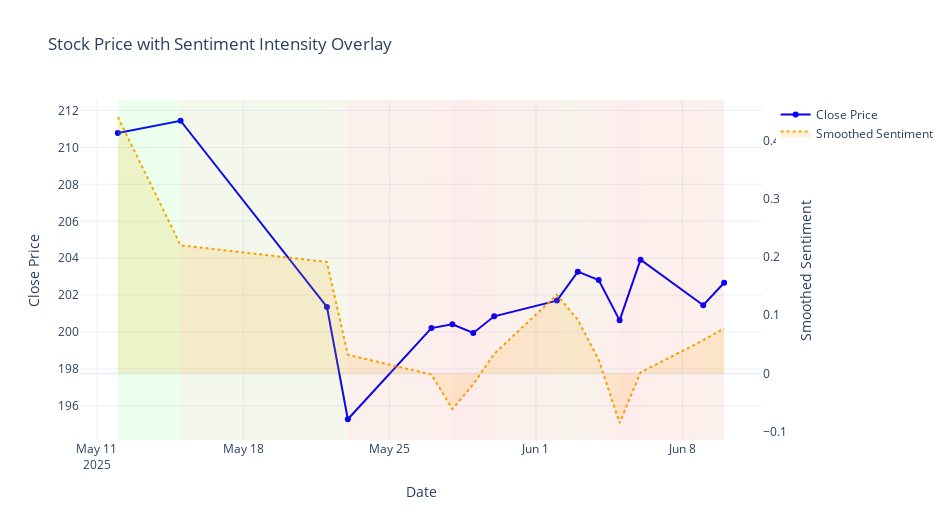

Notebook code for this chart:
### Code cell
fig = plot_gradient_sentiment_overlay(df_price)

### Figure 1 — Plotly figure (JSON) as saved in the notebook; plotly's stock layout.template omitted (floating-point values rounded to 4 significant figures)
{"data": [{"line": {"color": "blue", "width": 2}, "mode": "lines+markers", "name": "Close Price", "type": "scatter", "x": ["2025-05-12T00:00:00.000000000", "2025-05-15T00:00:00.000000000", "2025-05-22T00:00:00.000000000", "2025-05-23T00:00:00.000000000", "2025-05-27T00:00:00.000000000", "2025-05-28T00:00:00.000000000", "2025-05-29T00:00:00.000000000", "2025-05-30T00:00:00.000000000", "2025-06-02T00:00:00.000000000", "2025-06-03T00:00:00.000000000", "2025-06-04T00:00:00.000000000", "2025-06-05T00:00:00.000000000", "2025-06-06T00:00:00.000000000", "2025-06-09T00:00:00.000000000", "2025-06-10T00:00:00.000000000"], "y": [210.8, 211.4, 201.4, 195.3, 200.2, 200.4, 199.9, 200.9, 201.7, 203.3, 202.8, 200.6, 203.9, 201.4, 202.7], "yaxis": "y"}, {"fill": "tozeroy", "fillcolor": "rgba(255,165,0,0.15)", "line": {"color": "orange", "dash": "dot", "width": 2}, "mode": "lines", "name": "Smoothed Sentiment", "type": "scatter", "x": ["2025-05-12T00:00:00.000000000", "2025-05-15T00:00:00.000000000", "2025-05-22T00:00:00.000000000", "2025-05-23T00:00:00.000000000", "2025-05-27T00:00:00.000000000", "2025-05-28T00:00:00.000000000", "2025-05-29T00:00:00.000000000", "2025-05-30T00:00:00.000000000", "2025-06-02T00:00:00.000000000", "2025-06-03T00:00:00.000000000", "2025-06-04T00:00:00.000000000", "2025-06-05T00:00:00.000000000", "2025-06-06T00:00:00.000000000", "2025-06-09T00:00:00.000000000", "2025-06-10T00:00:00.000000000"], "y": [0.4404, 0.2202, 0.1915, 0.03221, -0.001824, -0.06107, -0.01869, 0.03368, 0.1351, 0.09227, 0.02355, -0.08501, 0.001779, 0.05705, 0.07758], "yaxis": "y2"}], "layout": {"height": 520, "shapes": [{"fillcolor": "rgba(0,255,0,0.15)", "line": {"width": 0}, "opacity": 0.5, "type": "rect", "x0": "2025-05-12T00:00:00", "x1": "2025-05-15T00:00:00", "xref": "x", "y0": 0, "y1": 1, "yref": "y domain"}, {"fillcolor": "rgba(106,148,0,0.15)", "line": {"width": 0}, "opacity": 0.5, "type": "rect", "x0": "2025-05-15T00:00:00", "x1": "2025-05-22T00:00:00", "xref": "x", "y0": 0, "y1": 1, "yref": "y domain"}, {"fillcolor": "rgba(120,134,0,0.15)", "line": {"width": 0}, "opacity": 0.5, "type": "rect", "x0": "2025-05-22T00:00:00", "x1": "2025-05-23T00:00:00", "xref": "x", "y0": 0, "y1": 1, "yref": "y domain"}, {"fillcolor": "rgba(198,56,0,0.15)", "line": {"width": 0}, "opacity": 0.5, "type": "rect", "x0": "2025-05-23T00:00:00", "x1": "2025-05-27T00:00:00", "xref": "x", "y0": 0, "y1": 1, "yref": "y domain"}, {"fillcolor": "rgba(214,40,0,0.15)", "line": {"width": 0}, "opacity": 0.5, "type": "rect", "x0": "2025-05-27T00:00:00", "x1": "2025-05-28T00:00:00", "xref": "x", "y0": 0, "y1": 1, "yref": "y domain"}, {"fillcolor": "rgba(243,11,0,0.15)", "line": {"width": 0}, "opacity": 0.5, "type": "rect", "x0": "2025-05-28T00:00:00", "x1": "2025-05-29T00:00:00", "xref": "x", "y0": 0, "y1": 1, "yref": "y domain"}, {"fillcolor": "rgba(222,32,0,0.15)", "line": {"width": 0}, "opacity": 0.5, "type": "rect", "x0": "2025-05-29T00:00:00", "x1": "2025-05-30T00:00:00", "xref": "x", "y0": 0, "y1": 1, "yref": "y domain"}, {"fillcolor": "rgba(197,57,0,0.15)", "line": {"width": 0}, "opacity": 0.5, "type": "rect", "x0": "2025-05-30T00:00:00", "x1": "2025-06-02T00:00:00", "xref": "x", "y0": 0, "y1": 1, "yref": "y domain"}, {"fillcolor": "rgba(148,106,0,0.15)", "line": {"width": 0}, "opacity": 0.5, "type": "rect", "x0": "2025-06-02T00:00:00", "x1": "2025-06-03T00:00:00", "xref": "x", "y0": 0, "y1": 1, "yref": "y domain"}, {"fillcolor": "rgba(168,86,0,0.15)", "line": {"width": 0}, "opacity": 0.5, "type": "rect", "x0": "2025-06-03T00:00:00", "x1": "2025-06-04T00:00:00", "xref": "x", "y0": 0, "y1": 1, "yref": "y domain"}, {"fillcolor": "rgba(202,52,0,0.15)", "line": {"width": 0}, "opacity": 0.5, "type": "rect", "x0": "2025-06-04T00:00:00", "x1": "2025-06-05T00:00:00", "xref": "x", "y0": 0, "y1": 1, "yref": "y domain"}, {"fillcolor": "rgba(255,0,0,0.15)", "line": {"width": 0}, "opacity": 0.5, "type": "rect", "x0": "2025-06-05T00:00:00", "x1": "2025-06-06T00:00:00", "xref": "x", "y0": 0, "y1": 1, "yref": "y domain"}, {"fillcolor": "rgba(212,42,0,0.15)", "line": {"width": 0}, "opacity": 0.5, "type": "rect", "x0": "2025-06-06T00:00:00", "x1": "2025-06-09T00:00:00", "xref": "x", "y0": 0, "y1": 1, "yref": "y domain"}, {"fillcolor": "rgba(186,68,0,0.15)", "line": {"width": 0}, "opacity": 0.5, "type": "rect", "x0": "2025-06-09T00:00:00", "x1": "2025-06-10T00:00:00", "xref": "x", "y0": 0, "y1": 1, "yref": "y domain"}], "title": {"text": "Stock Price with Sentiment Intensity Overlay"}, "width": 950, "xaxis": {"title": {"text": "Date"}}, "yaxis": {"showgrid": true, "side": "left", "title": {"text": "Close Price"}}, "yaxis2": {"overlaying": "y", "showgrid": false, "side": "right", "title": {"text": "Smoothed Sentiment"}}}}
